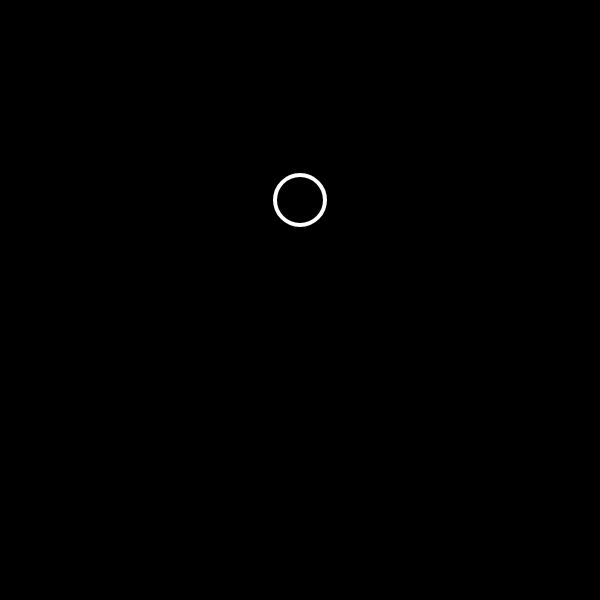
Frame 1 (no input)
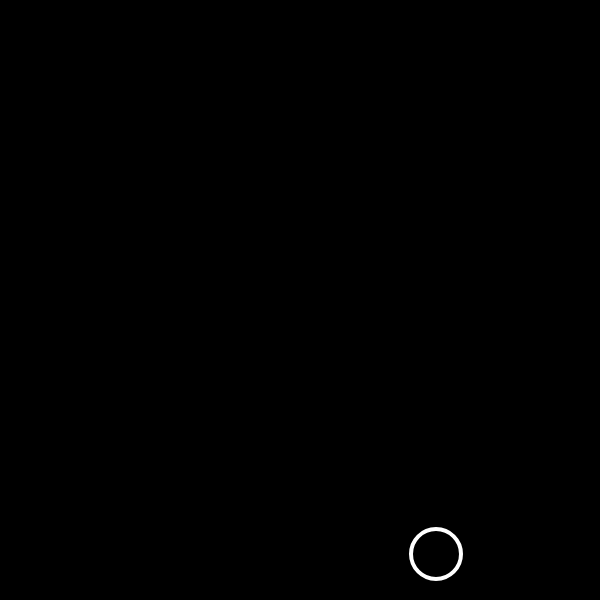
Frame 60 (no input)
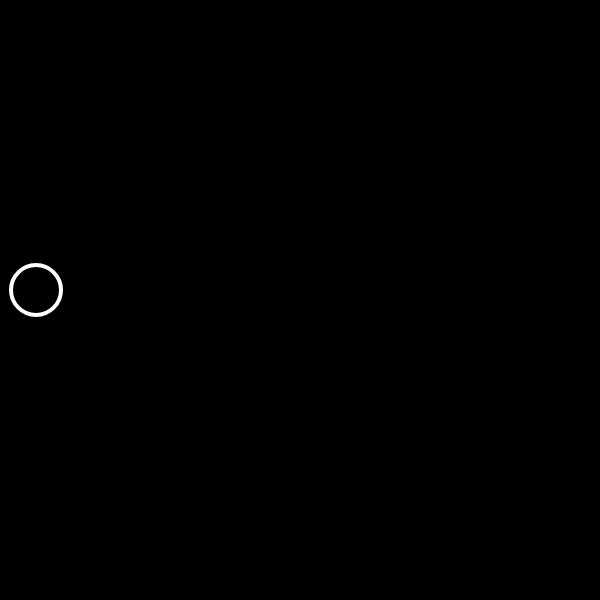
Frame 120 (the mouse pressed at the canvas centre since frame 60)

The p5.js sketch that drew these frames (run headless with seeded random() and noise() and a simulated clock; from frame 60 on, the mouse is pressed at the canvas centre):

// p5.js sketch
// ── sketch.js
let ball = {
    x: 300,
    y: 200,
    xspeed: 8,
    yspeed: 6
    
};
let width =600;
let heigth =600;

function bounce(){
    
    

    if(ball.x > width || ball.x<0){
        ball.xspeed= ball.xspeed* -1;
    }
    if(ball.y > heigth || ball.y<0){
        ball.yspeed= ball.yspeed* -1;
    }
};

function move(){
    ball.x= ball.x + ball.xspeed;
    ball.y= ball.y + ball.yspeed;

};

function display(){
    background(0);

    stroke(255); //white line
    strokeWeight(4);
    noFill();

    ellipse(ball.x,ball.y,50,50);
}


 
function setup() {
	createCanvas(width,heigth);
}

function draw() {
   
    display();
    bounce();
    move();

	
} 
